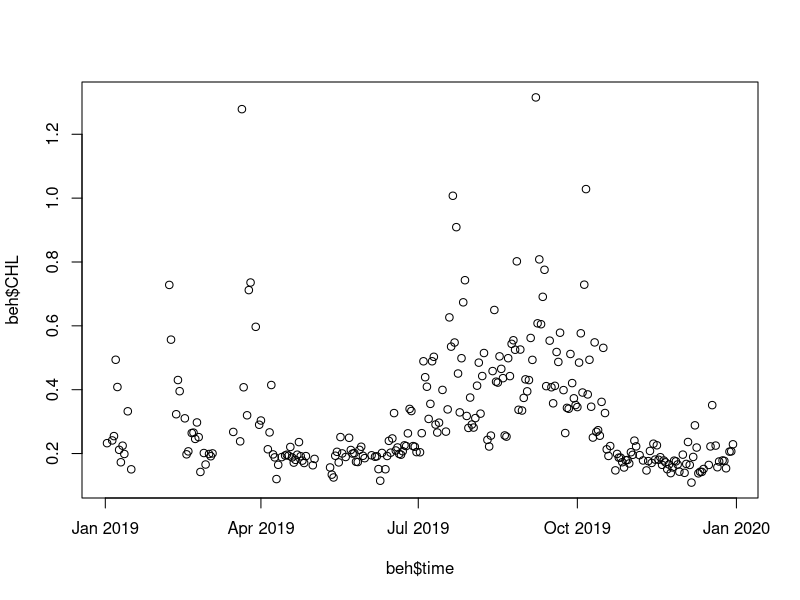
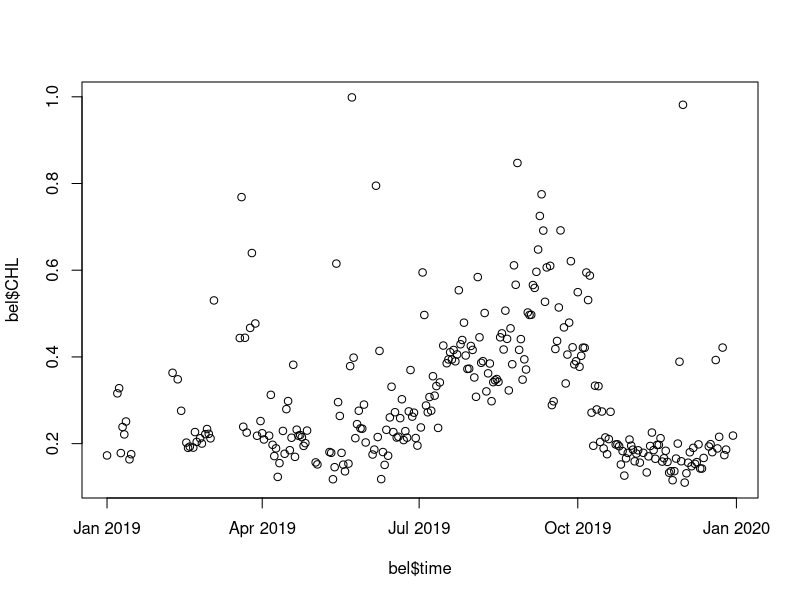
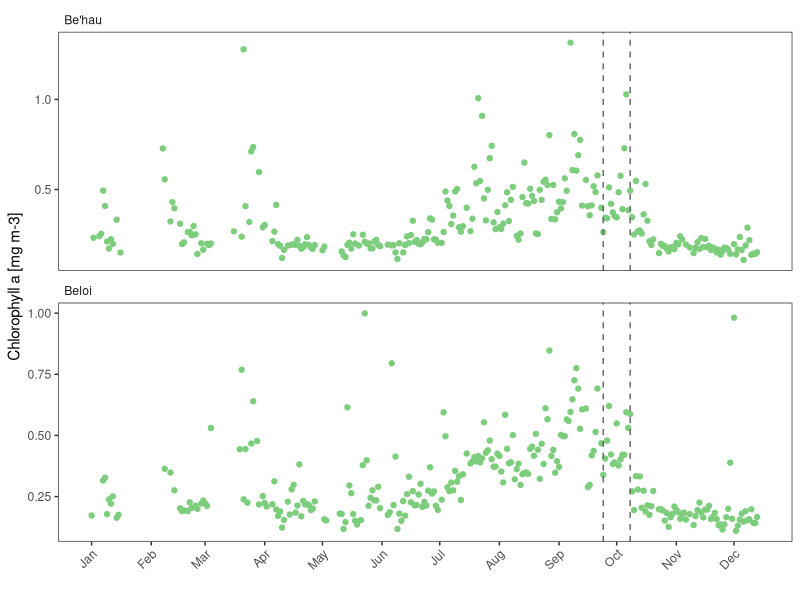
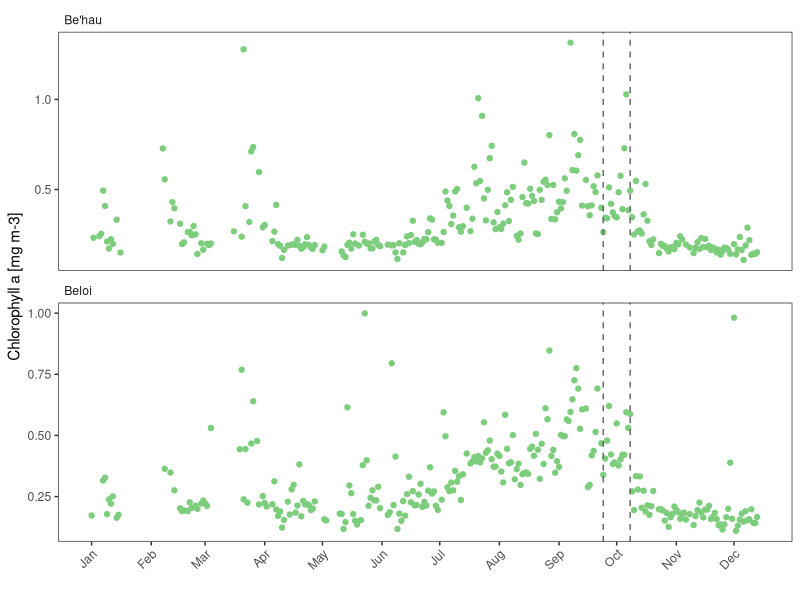

Here is the R script that generated these plots, in order:
## Copernicus Chlorophyll a data
## Credits: EU Copernicus Marine Service information - https://marine.copernicus.eu
## Product: OCEANCOLOUR_GLO_BGC_L3_MY_009_103
## Dataset: cmems_obs-oc_glo_bgc-plankton_my_l3-multi-4km_P1D
## Variable: Mass concentration of chlorophyll a in sea water (CHL) milligram m-3
## Beh'au Geometry: POLYGON((125.85619160588331 -8.441231132291861
## 125.85481831486769 -8.47693669869811
## 125.9262294476802 -8.47968328072936
## 125.93172261174269 -8.43848455026061
## 125.93172261174269 -8.440544486784047
## 125.85619160588331 -8.441231132291861))
## Beloi Geometry: POINT(125.63097187932082 -8.231117606901234)
## Values from graph: v(t): value vs. time

library(tidyverse)

# read in Behau and Beloi Chl a data
beh <- read.csv("data/Behau-4closestpixels.csv") |>
  mutate(time = as.Date(time),
         year = year(time),
         month = month(time),
         day = day(time),
         Site = "Be'hau") |> # add site name
  drop_na() |>
  filter(year == 2019) # only look at relevant year
plot(beh$time, beh$CHL)

bel <- read.csv("data/Beloi.csv") |>
  mutate(time = as.Date(time),
         year = year(time),
         month = month(time),
         day = day(time),
         Site = "Beloi") |> # add site name
  drop_na() |>
  filter(year == 2019)
plot(bel$time, bel$CHL)

# combine into one dataframe for plot
chl <- rbind(beh, bel)

ggplot(chl, aes(x = time, y = CHL)) +
  geom_point(color = "palegreen3") +
  #geom_smooth(lty = "dashed", color = "gray50", alpha = 0.8) +
  facet_wrap(vars(Site), nrow = 2, strip.position = "top",
             scales = "free_y") +
  theme_bw() +
  theme(panel.grid = element_blank(),
        axis.text.x = element_text(angle = 45, hjust = 1, vjust = 1),
        strip.background = element_blank(),
        strip.text = element_text(hjust = 0)) +
  labs(x = "", y = "Chlorophyll a [mg m-3]") +
  scale_x_date(limits = as.Date(c("2019-01-01", "2019-12-14")),
               date_breaks = "1 month",
               date_labels = "%b") +
  # lines on dates where pyrosomes were observed
  geom_vline(xintercept = as.Date("2019-09-24"), lty = 2, color = "gray40") +
  geom_vline(xintercept = as.Date("2019-10-8"), lty = 2, color = "gray40")

ggsave("plots/chl-a.pdf",
       width = 12, height = 8, units = "cm", dpi = 600)

# Summary stats
# annual site average
chl |>
  group_by(Site) |>
  summarize(ave = mean(CHL), SD = sd(CHL))

# monthly average
chl_ave <- chl |>
  group_by(month, as.factor(Site))|>
  summarize(ave = mean(CHL), SD = sd(CHL), SE = SD/sqrt(n()))
chl_ave


